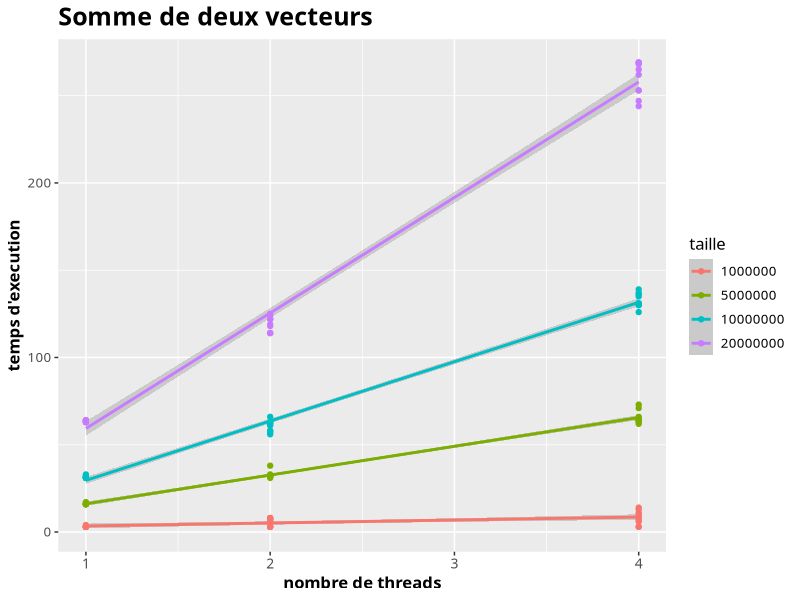
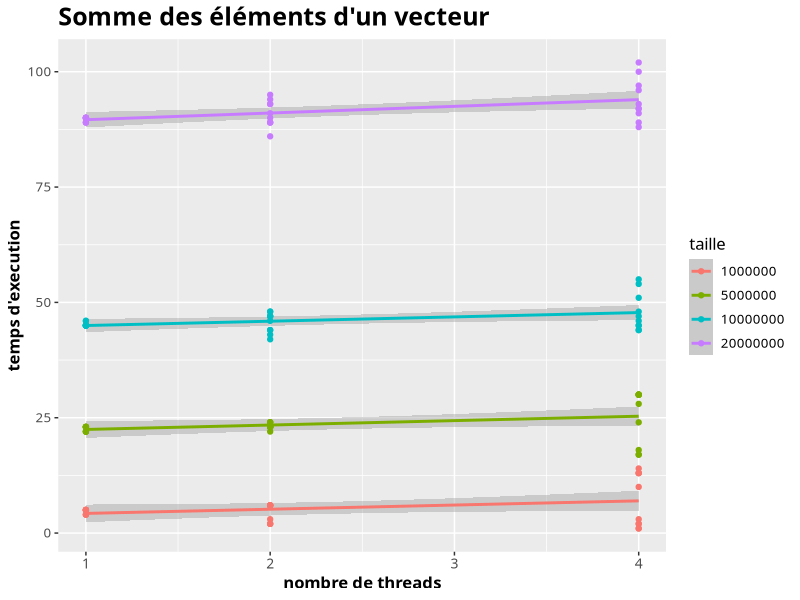
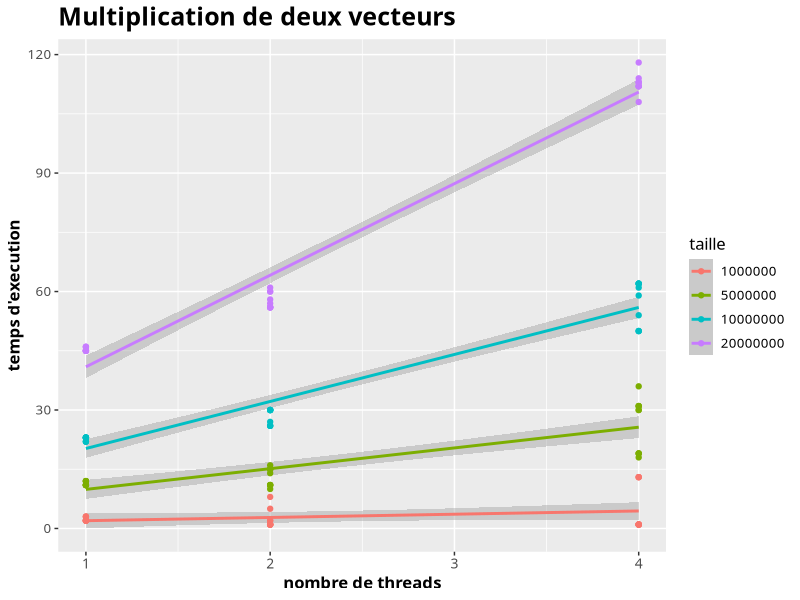
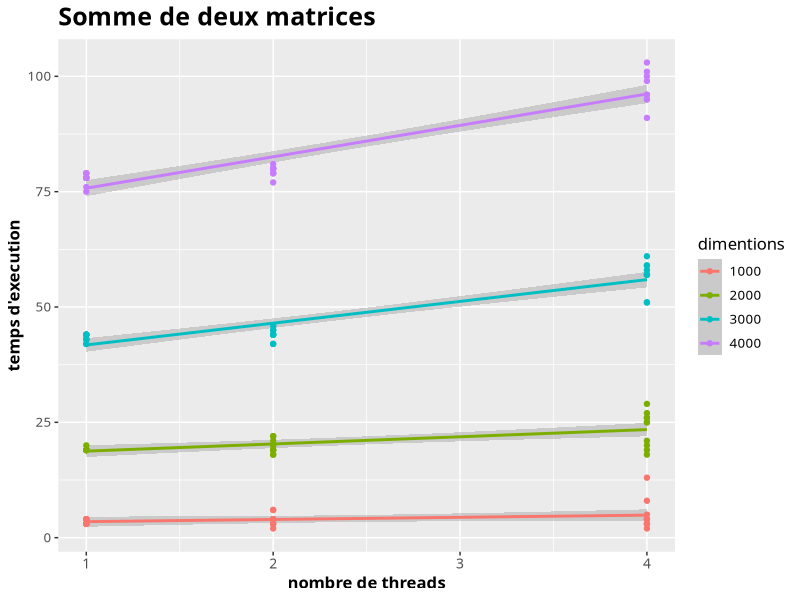
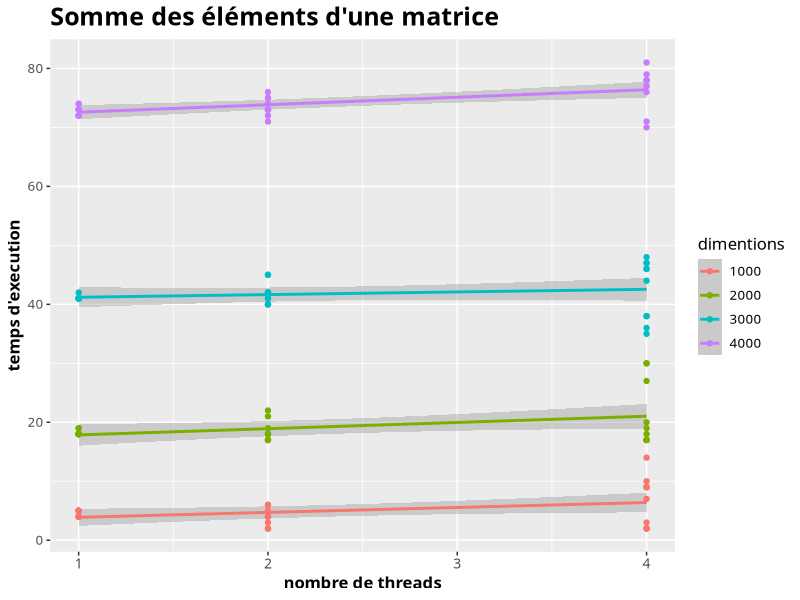
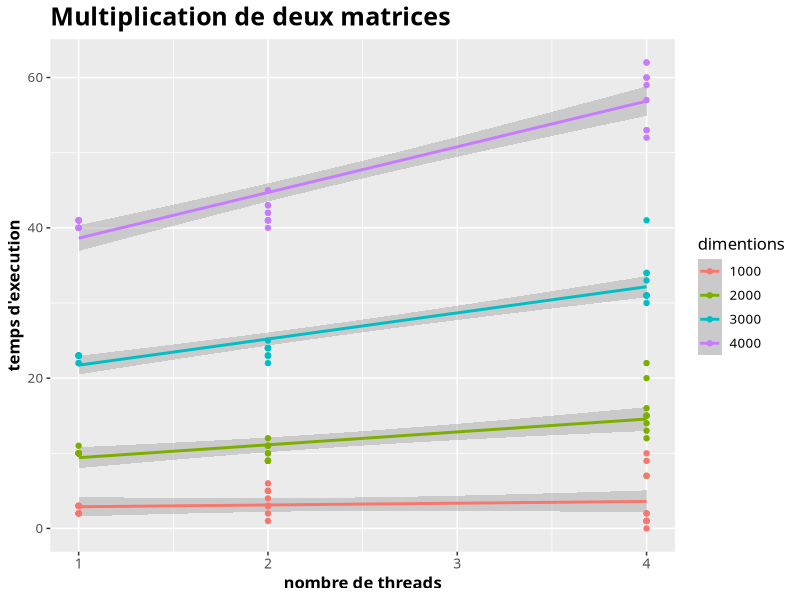
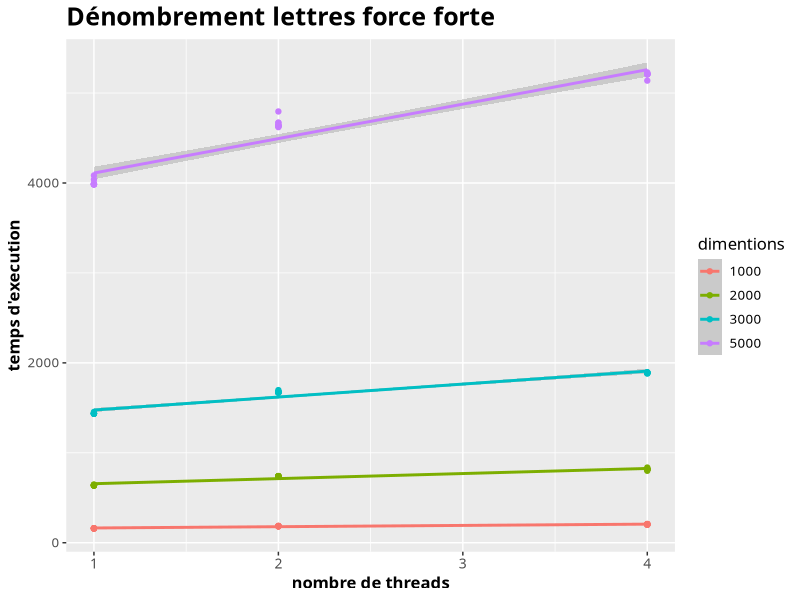

Recreate these plots in R, in order.
library(ggplot2)

########################################################
#               Résultats vecteurs
########################################################

vect=read.table("result_vector_force_forte.txt",head=TRUE)
vect

# SOMME DE DEUX VECTEURS
taille=as.factor(vect$Taille_tab)
p1<- ggplot(vect, aes(x=nb_thread, y=diff1_somme_deux_vect,color=taille)) + 
  geom_smooth(method=lm) +
  geom_point() +
  scale_y_continuous(name = "temps d'execution") +
  scale_x_continuous(name = "nombre de threads") +
  ggtitle("Somme de deux vecteurs")+
  theme(plot.title = element_text(size = 18, family = "Tahoma", face = "bold"),
        text = element_text(size = 12, family = "Tahoma"),
        axis.title = element_text(face="bold"),
        axis.text.x=element_text(size = 10))
p1


# SOMME DES ELEMENTS D'UN VECTEUR

p2<- ggplot(vect, aes(x=nb_thread, y=diff2_somme_vect,color=taille)) + 
  geom_smooth(method=lm) +
  geom_point() +
  scale_y_continuous(name = "temps d'execution") +
  scale_x_continuous(name = "nombre de threads") +
  ggtitle("Somme des éléments d'un vecteur")+
  theme(plot.title = element_text(size = 18, family = "Tahoma", face = "bold"),
        text = element_text(size = 12, family = "Tahoma"),
        axis.title = element_text(face="bold"),
        axis.text.x=element_text(size = 10))
p2


# MULTIPLICATION DE DEUX VECTEURS

p3<- ggplot(vect, aes(x=nb_thread, y=diff3_multi_vect,color=taille)) + 
  geom_smooth(method=lm) +
  geom_point() +
  scale_y_continuous(name = "temps d'execution") +
  scale_x_continuous(name = "nombre de threads") +
  ggtitle("Multiplication de deux vecteurs")+
  theme(plot.title = element_text(size = 18, family = "Tahoma", face = "bold"),
        text = element_text(size = 12, family = "Tahoma"),
        axis.title = element_text(face="bold"),
        axis.text.x=element_text(size = 10))
p3


########################################################
#               Résultats matrices
########################################################

data=read.table("resultats_force_forte_matrix.txt",head=TRUE)
data


# SOMME DE DEUX MATRICES
dimentions=as.factor(data$nb_rows)
g1<- ggplot(data, aes(x=nb_thread, y=diff1_somme_deux_vect,color=dimentions)) + 
  geom_smooth(method=lm) +
  geom_point() +
  scale_y_continuous(name = "temps d'execution") +
  scale_x_continuous(name = "nombre de threads") +
  ggtitle("Somme de deux matrices")+
  theme(plot.title = element_text(size = 18, family = "Tahoma", face = "bold"),
        text = element_text(size = 12, family = "Tahoma"),
        axis.title = element_text(face="bold"),
        axis.text.x=element_text(size = 10))
g1



# SOMME DES ELEMENTS D'UNE MATRICE
g2<- ggplot(data, aes(x=nb_thread, y=diff2_somme_vect,color=dimentions)) + 
  geom_smooth(method=lm) +
  geom_point() +
  scale_y_continuous(name = "temps d'execution") +
  scale_x_continuous(name = "nombre de threads") +
  ggtitle("Somme des éléments d'une matrice")+
  theme(plot.title = element_text(size = 18, family = "Tahoma", face = "bold"),
        text = element_text(size = 12, family = "Tahoma"),
        axis.title = element_text(face="bold"),
        axis.text.x=element_text(size = 10))
g2


# MULTIPLICATION DE DEUX MATRICES

g3<- ggplot(data, aes(x=nb_thread, y=diff3_multi_vect,color=dimentions)) + 
  geom_smooth(method=lm) +
  geom_point() +
  scale_y_continuous(name = "temps d'execution") +
  scale_x_continuous(name = "nombre de threads") +
  ggtitle("Multiplication de deux matrices")+
  theme(plot.title = element_text(size = 18, family = "Tahoma", face = "bold"),
        text = element_text(size = 12, family = "Tahoma"),
        axis.title = element_text(face="bold"),
        axis.text.x=element_text(size = 10))
g3


########################################################
#               Résultats matrices lettre
########################################################

letter=read.table("result_count_letter_force_forte.txt",head=TRUE)
letter

dimentions=as.factor(letter$nb_rows)
l1<- ggplot(letter, aes(x=nb_thread, y=temps_comptage,color=dimentions)) + 
  geom_smooth(method=lm) +
  geom_point() +
  scale_y_continuous(name = "temps d'execution") +
  scale_x_continuous(name = "nombre de threads") +
  ggtitle("Dénombrement lettres force forte")+
  theme(plot.title = element_text(size = 18, family = "Tahoma", face = "bold"),
        text = element_text(size = 12, family = "Tahoma"),
        axis.title = element_text(face="bold"),
        axis.text.x=element_text(size = 10))
l1
